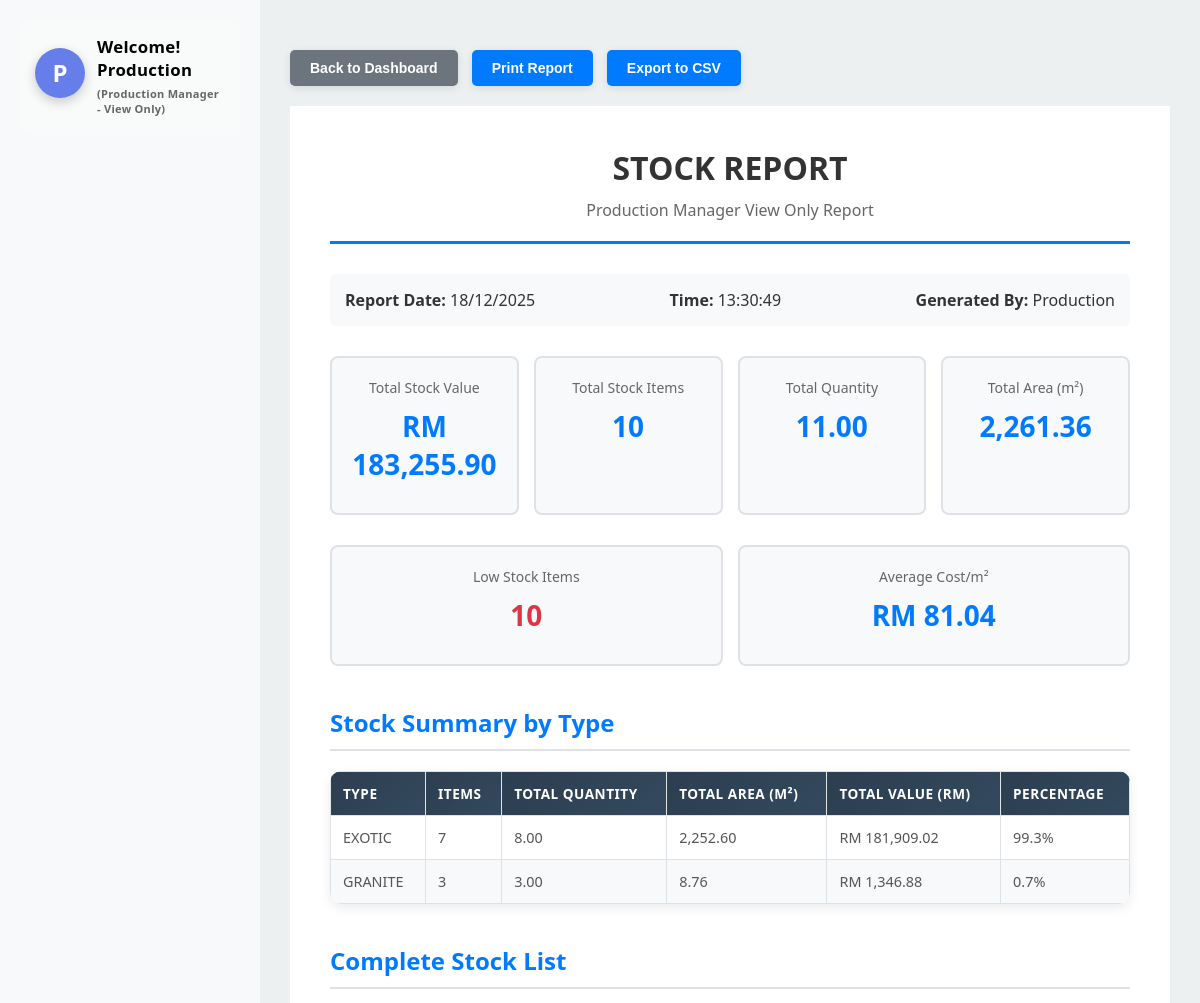
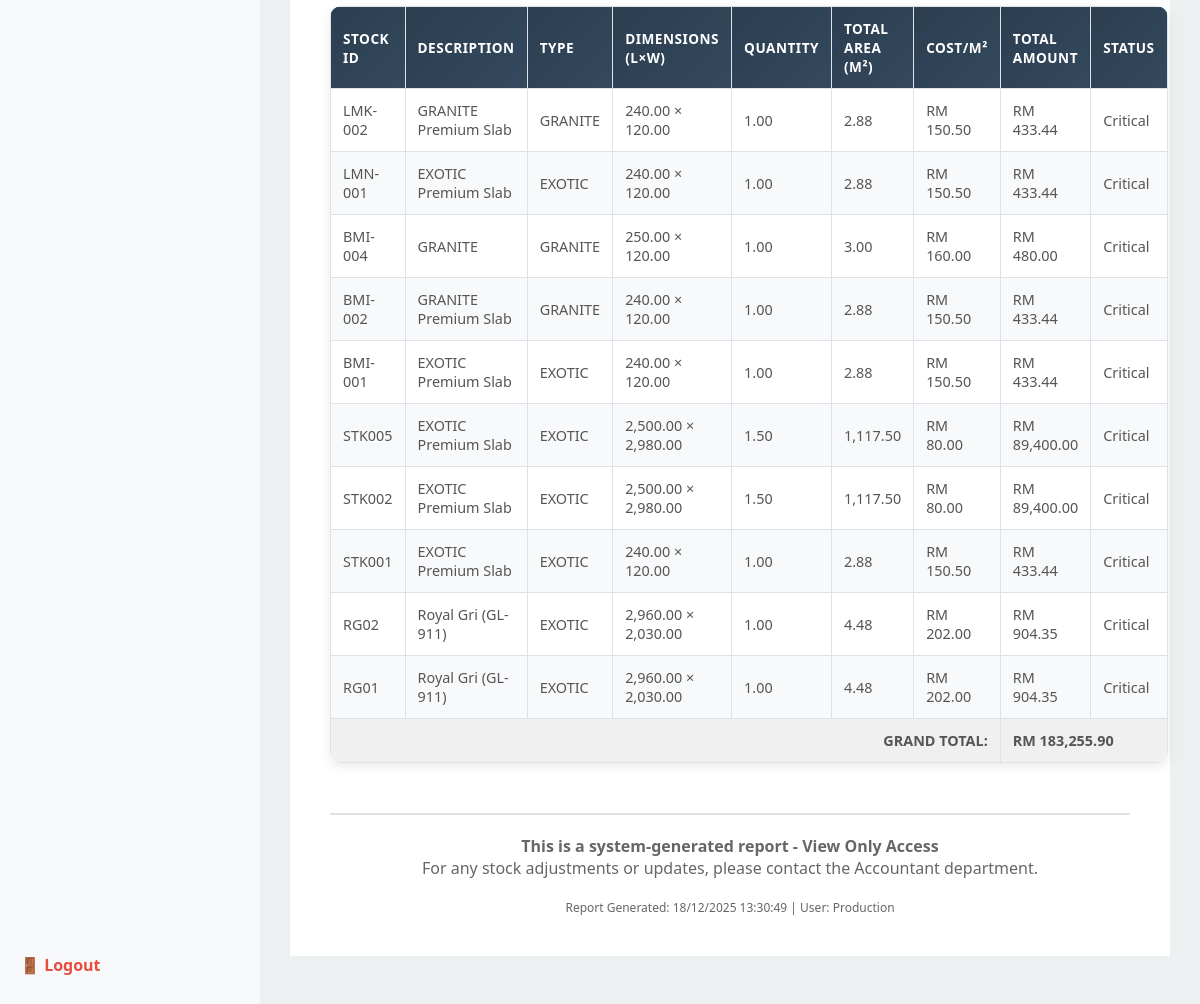
The app's page /productionManager/stock_report.php (signed in) with its own data (2 pictures, top to bottom).
### tables this page shows
CREATE TABLE `stock` (
  `id` int(11) NOT NULL,
  `stock_id` varchar(10) NOT NULL,
  `description` varchar(300) NOT NULL,
  `type_id` int(11) NOT NULL,
  `length` double NOT NULL,
  `width` double NOT NULL,
  `quantity` double NOT NULL,
  `total_area` double NOT NULL,
  `cost_per_m2` double NOT NULL,
  `total_amount` double NOT NULL,
  `image` varchar(900) NOT NULL,
  `status` int(11) NOT NULL,
  `created_at` timestamp NOT NULL DEFAULT current_timestamp(),
  `updated_at` timestamp NOT NULL DEFAULT current_timestamp() ON UPDATE current_timestamp()
);

CREATE TABLE `marble_type` (
  `type_id` int(11) NOT NULL,
  `code` varchar(10) NOT NULL,
  `name` varchar(300) NOT NULL,
  `finish_type` varchar(300) NOT NULL
);

### include/php/productionManager/production_functions.php (called while the page is built, shortened)
<?php
function getTotalStockValue($conn) {
    $sql = "SELECT SUM(total_amount) as total_value FROM stock WHERE status = 1";
    $result = $conn->query($sql);
    $row = $result->fetch_assoc();
    return $row['total_value'] ?? 0;
}
function getTotalStockQuantity($conn) {
    $sql = "SELECT SUM(quantity) as total_quantity FROM stock WHERE status = 1";
    $result = $conn->query($sql);
    $row = $result->fetch_assoc();
    return $row['total_quantity'] ?? 0;
}
function getTotalStockItems($conn) {
    $sql = "SELECT COUNT(*) as total FROM stock WHERE status = 1";
    $result = $conn->query($sql);
    $row = $result->fetch_assoc();
    return $row['total'] ?? 0;
}
function getTotalProducts($conn) {
    return getTotalStockItems($conn);
}
function getLowStockItems($conn, $threshold = 10) {
    $sql = "SELECT COUNT(*) as low_stock FROM stock WHERE quantity <= ? AND status = 1";
    $stmt = $conn->prepare($sql);
    $stmt->bind_param("d", $threshold);
    $stmt->execute();
    $result = $stmt->get_result();
    $row = $result->fetch_assoc();
    return $row['low_stock'] ?? 0;
}
function getLowStockProducts($conn, $threshold = 10) {
    return getLowStockItems($conn, $threshold);
}
function getAllStockItems($conn, $search = '') {
    if (!empty($search)) {
        $search = "%{$search}%";
        $sql = "SELECT s.*, st.name as type_name
                FROM stock s
                LEFT JOIN marble_type st ON s.type_id = st.type_id
                WHERE s.status = 1
                AND (s.stock_id LIKE ? OR s.description LIKE ?)
                ORDER BY s.id DESC";
        $stmt = $conn->prepare($sql);
        $stmt->bind_param("ss", $search, $search);
        $stmt->execute();
        return $stmt->get_result();
    } else {
        $sql = "SELECT s.*, st.name as type_name
                FROM stock s
                LEFT JOIN marble_type st ON s.type_id = st.type_id
                WHERE s.status = 1
                ORDER BY s.id DESC";
        return $conn->query($sql);
    }
}
function getAllProductsForProduction($conn, $search = '') {
    return getAllStockItems($conn, $search);
}
function getStockByType($conn) {
    $sql = "SELECT st.name as type_name,
                   COUNT(s.id) as item_count,
                   SUM(s.quantity) as total_quantity,
                   SUM(s.total_area) as total_area,
                   SUM(s.total_amount) as type_value
            FROM marble_type st
            LEFT JOIN stock s ON st.type_id = s.type_id AND s.status = 1
            GROUP BY st.type_id, st.name
            ORDER BY type_value DESC";
    return $conn->query($sql);
}
function getStockByCategory($conn) {
    return getStockByType($conn);
}
function getTotalStockArea($conn) {
    $sql = "SELECT SUM(total_area) as total_area FROM stock WHERE status = 1";
    $result = $conn->query($sql);
    $row = $result->fetch_assoc();
    return $row['total_area'] ?? 0;
}
?>

### productionManager/stock_report.php (the view, shortened to what this page needs)
<?php
$link = "../include/";
include($link."container/head.php");
include($link."container/nav.php");
require($link . "php/config.php");
require_once($link . "php/productionManager/production_functions.php");
$total_value = getTotalStockValue($conn);
$total_quantity = getTotalStockQuantity($conn);
$total_products = getTotalProducts($conn);
$total_area = getTotalStockArea($conn);
$low_stock = getLowStockProducts($conn);
$stock_by_category = getStockByCategory($conn);
$all_products = getAllProductsForProduction($conn);
?>
<div class="main">
    <div class="no-print" style="margin: 20px 0;">
        <button class="btn btn-secondary" onclick="window.location.href='./production_dashboard.php'">
            Back to Dashboard
        </button>
        <button class="btn btn-primary" onclick="window.print()">
            Print Report
        </button>
        <button class="btn btn-primary" onclick="exportToCSV()">
            Export to CSV
        </button>
    </div>
    <div class="report-container">
        <div class="report-header">
            <h1>STOCK REPORT</h1>
            <p style="margin: 10px 0 0 0; color: #666;">Production Manager View Only Report</p>
        </div>
        <div class="report-info">
            <div>
                <strong>Report Date:</strong> <?= date('d/m/Y'); ?>
            </div>
            <div>
                <strong>Time:</strong> <?= date('H:i:s'); ?>
            </div>
            <div>
                <strong>Generated By:</strong> <?= htmlspecialchars($_SESSION['username']); ?>
            </div>
        </div>
        <div class="summary-grid">
            <div class="summary-box">
                <div class="label">Total Stock Value</div>
                <div class="value">RM <?= number_format($total_value, 2); ?></div>
            </div>
            <div class="summary-box">
                <div class="label">Total Stock Items</div>
                <div class="value"><?= number_format($total_products); ?></div>
            </div>
            <div class="summary-box">
                <div class="label">Total Quantity</div>
                <div class="value"><?= number_format($total_quantity, 2); ?></div>
            </div>
            <div class="summary-box">
                <div class="label">Total Area (m²)</div>
                <div class="value"><?= number_format($total_area, 2); ?></div>
            </div>
        </div>
        <div class="summary-grid" style="grid-template-columns: repeat(2, 1fr);">
            <div class="summary-box">
                <div class="label">Low Stock Items</div>
                <div class="value" style="color: <?= $low_stock > 0 ? '#dc3545' : '#28a745' ?>;">
                    <?= $low_stock; ?>
                </div>
            </div>
            <div class="summary-box">
                <div class="label">Average Cost/m²</div>
                <div class="value">
                    RM <?= $total_area > 0 ? number_format($total_value / $total_area, 2) : '0.00'; ?>
                </div>
            </div>
        </div>
        <div class="report-section">
            <h2>Stock Summary by Type</h2>
            <table>
                <thead>
                    <tr>
                        <th>Type</th>
                        <th>Items</th>
                        <th>Total Quantity</th>
                        <th>Total Area (m²)</th>
                        <th>Total Value (RM)</th>
                        <th>Percentage</th>
                    </tr>
                </thead>
                <tbody>
                    <?php
                    $stock_by_category->data_seek(0);
                    while ($cat = $stock_by_category->fetch_assoc()):
                        $percentage = $total_value > 0 ? (($cat['type_value'] ?? 0) / $total_value * 100) : 0;
                    ?>
                        <tr>
                            <td><?= htmlspecialchars($cat['type_name'] ?? 'Unknown'); ?></td>
                            <td><?= $cat['item_count']; ?></td>
                            <td><?= number_format($cat['total_quantity'] ?? 0, 2); ?></td>
                            <td><?= number_format($cat['total_area'] ?? 0, 2); ?></td>
                            <td>RM <?= number_format($cat['type_value'] ?? 0, 2); ?></td>
                            <td><?= number_format($percentage, 1); ?>%</td>
                        </tr>
                    <?php endwhile; ?>
                </tbody>
            </table>
        </div>
        <div class="report-section">
            <h2>Complete Stock List</h2>
            <table>
                <thead>
                    <tr>
                        <th>Stock ID</th>
                        <th>Description</th>
                        <th>Type</th>
                        <th>Dimensions (L×W)</th>
                        <th>Quantity</th>
                        <th>Total Area (m²)</th>
                        <th>Cost/m²</th>
                        <th>Total Amount</th>
                        <th>Status</th>
                    </tr>
                </thead>
                <tbody>
                    <?php
                    $all_products->data_seek(0);
                    $grand_total = 0;
                    while ($row = $all_products->fetch_assoc()):
                        $grand_total += $row['total_amount'];
                        $stock_status = '';
                        if($row['quantity'] <= 5) {
                            $stock_status = 'Critical';
                        } elseif($row['quantity'] <= 10) {
                            $stock_status = 'Low Stock';
                        } else {
                            $stock_status = 'Available';
                        }
                    ?>
                        <tr>
                            <td><?= htmlspecialchars($row['stock_id']); ?></td>
                            <td><?= htmlspecialchars($row['description']); ?></td>
                            <td><?= htmlspecialchars($row['type_name'] ?? 'N/A'); ?></td>
                            <td><?= number_format($row['length'], 2); ?> × <?= number_format($row['width'], 2); ?></td>
                            <td><?= number_format($row['quantity'], 2); ?></td>
                            <td><?= number_format($row['total_area'], 2); ?></td>
                            <td>RM <?= number_format($row['cost_per_m2'], 2); ?></td>
                            <td>RM <?= number_format($row['total_amount'], 2); ?></td>
                            <td><?= $stock_status; ?></td>
                        </tr>
                    <?php endwhile; ?>
                    <tr style="background: #f0f0f0; font-weight: bold;">
                        <td colspan="7" style="text-align: right;">GRAND TOTAL:</td>
                        <td colspan="2">RM <?= number_format($grand_total, 2); ?></td>
                    </tr>
                </tbody>
            </table>
        </div>
        <div style="margin-top: 50px; padding-top: 20px; border-top: 2px solid #dee2e6; text-align: center; color: #666;">
            <p><strong>This is a system-generated report - View Only Access</strong></p>
            <p>For any stock adjustments or updates, please contact the Accountant department.</p>
            <p style="font-size: 12px; margin-top: 20px;">
                Report Generated: <?= date('d/m/Y H:i:s'); ?> | User: <?= htmlspecialchars($_SESSION['username']); ?>
            </p>
        </div>
    </div>
</div>
<?php
include($link."container/footer.php");
?>

### include/css/accountant.css (style rules this page uses)
* { margin: 0; padding: 0; box-sizing: border-box; }
body { margin: 0; font-family: 'Segoe UI', Tahoma, Geneva, Verdana, sans-serif; display: flex; height: 100vh; color: #333; background-color: #ecf0f1; overflow: hidden; }
.main { flex: 1; background-color: #ecf0f1; padding: 30px; overflow-y: auto; position: relative; }
table { width: 100%; border-collapse: collapse; background: #fff; border-radius: 12px; overflow: hidden; box-shadow: 0 4px 12px rgba(0, 0, 0, 0.08); }
th, td { padding: 14px 16px; border-bottom: 1px solid #ecf0f1; font-size: 0.9em; text-align: left; }
th { background: linear-gradient(135deg, #2c3e50 0%, #34495e 100%); color: #fff; font-weight: 600; text-transform: uppercase; letter-spacing: 0.5px; font-size: 0.85em; }
tr { transition: all 0.2s ease; }
tr:nth-child(even) { background-color: #f8f9fa; }
td { color: #555; }
.btn { padding: 10px 22px; border-radius: 8px; cursor: pointer; font-size: 15px; font-weight: 600; transition: all 0.3s ease; border: none; box-shadow: 0 2px 8px rgba(0, 0, 0, 0.1); position: relative; overflow: hidden; }
.btn::before { content: ''; position: absolute; top: 50%; left: 50%; width: 0; height: 0; border-radius: 50%; background: rgba(255, 255, 255, 0.3); transform: translate(-50%, -50%); transition: width 0.4s, height 0.4s; }
.btn-primary { background: #000; color: #fff; border-radius: 8px; }
.btn-secondary { background-color: white; color: #2c3e50; border: 2px solid #34495e; }

### productionManager/stock_report.php (style rules this page uses)
.report-container { max-width: 1200px; margin: 20px auto; background: white; padding: 40px; }
.report-header { text-align: center; border-bottom: 3px solid #007bff; padding-bottom: 20px; margin-bottom: 30px; }
.report-header h1 { margin: 0; color: #333; }
.report-info { display: flex; justify-content: space-between; margin: 20px 0; padding: 15px; background: #f8f9fa; border-radius: 5px; }
.summary-grid { display: grid; grid-template-columns: repeat(4, 1fr); gap: 15px; margin: 30px 0; }
.summary-box { background: #f8f9fa; padding: 20px; border-radius: 8px; text-align: center; border: 2px solid #dee2e6; }
.summary-box .value { font-size: 28px; font-weight: bold; color: #007bff; margin: 10px 0; }
.summary-box .label { color: #666; font-size: 14px; }
.report-section { margin: 40px 0; }
.report-section h2 { color: #007bff; border-bottom: 2px solid #dee2e6; padding-bottom: 10px; margin-bottom: 20px; }
table { width: 100%; border-collapse: collapse; margin: 20px 0; }
table th, table td { padding: 12px; text-align: left; border: 1px solid #dee2e6; }
table thead { background: #007bff; color: white; }
table tbody tr:nth-child(even) { background: #f8f9fa; }
.btn { padding: 10px 20px; border: none; border-radius: 5px; cursor: pointer; font-size: 14px; text-decoration: none; display: inline-block; margin-right: 10px; }
.btn-primary { background: #007bff; color: white; }
.btn-secondary { background: #6c757d; color: white; }

### records on screen
stock: stock "LMK-002", description "GRANITE Premium Slab", type.name "GRANITE", length "240.00", width "120.00", quantity "1.00", total_area "2.88", cost_per_m2 "150.50", total_amount "433.44", quantity "Critical"
stock: stock "LMN-001", description "EXOTIC Premium Slab", type.name "EXOTIC", length "240.00", width "120.00", quantity "1.00", total_area "2.88", cost_per_m2 "150.50", total_amount "433.44", quantity "Critical"
stock: stock "BMI-004", description "GRANITE", type.name "GRANITE", length "250.00", width "120.00", quantity "1.00", total_area "3.00", cost_per_m2 "160.00", total_amount "480.00", quantity "Critical"
stock: stock "BMI-002", description "GRANITE Premium Slab", type.name "GRANITE", length "240.00", width "120.00", quantity "1.00", total_area "2.88", cost_per_m2 "150.50", total_amount "433.44", quantity "Critical"
stock: stock "BMI-001", description "EXOTIC Premium Slab", type.name "EXOTIC", length "240.00", width "120.00", quantity "1.00", total_area "2.88", cost_per_m2 "150.50", total_amount "433.44", quantity "Critical"
stock: stock "STK005", description "EXOTIC Premium Slab", type.name "EXOTIC", length "2,500.00", width "2,980.00", quantity "1.50", total_area "1,117.50", cost_per_m2 "80.00", total_amount "89,400.00", quantity "Critical"
stock: stock "STK002", description "EXOTIC Premium Slab", type.name "EXOTIC", length "2,500.00", width "2,980.00", quantity "1.50", total_area "1,117.50", cost_per_m2 "80.00", total_amount "89,400.00", quantity "Critical"
stock: stock "STK001", description "EXOTIC Premium Slab", type.name "EXOTIC", length "240.00", width "120.00", quantity "1.00", total_area "2.88", cost_per_m2 "150.50", total_amount "433.44", quantity "Critical"
stock: stock "RG02", description "Royal Gri (GL-911)", type.name "EXOTIC", length "2,960.00", width "2,030.00", quantity "1.00", total_area "4.48", cost_per_m2 "202.00", total_amount "904.35", quantity "Critical"
stock: stock "RG01", description "Royal Gri (GL-911)", type.name "EXOTIC", length "2,960.00", width "2,030.00", quantity "1.00", total_area "4.48", cost_per_m2 "202.00", total_amount "904.35", quantity "Critical"

### other values on screen
substr($_SESSION['username'], 0, 1) "P"
$_SESSION['username'] "Production"
$total_value "183,255.90"
$total_products "10"
$total_quantity "11.00"
$total_area "2,261.36"
$low_stock "10"
$total_value / $total_area "81.04"
$cat['type_name'] "EXOTIC"
$cat['item_count'] "7"
$cat['total_quantity'] "8.00"
$cat['total_area'] "2,252.60"
$cat['type_value'] "181,909.02"
$percentage "99.3"
$cat['type_name'] "GRANITE"
